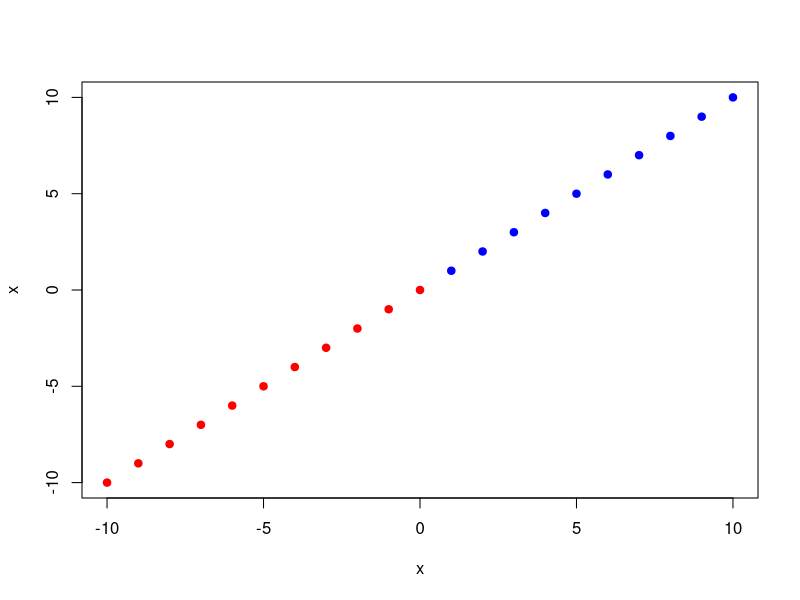

Recreate this plot in R.
print(cos(0.4))
4+4
la <- list(c("a"), c("a", "b"), c("a", "b", "c"))


x <- -10:10
plot(x,x,col = c("red", "blue")[1+ (x>0)], pch = 19)
